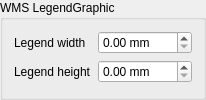
        <widget class="QgsCollapsibleGroupBoxBasic" name="mSymbolsColGroupBox_2">
         <property name="focusPolicy">
          <enum>Qt::StrongFocus</enum>
         </property>
         <property name="title">
          <string>WMS LegendGraphic</string>
         </property>
         <property name="syncGroup" stdset="0">
          <string notr="true">composeritem</string>
         </property>
         <property name="collapsed" stdset="0">
          <bool>true</bool>
         </property>
         <layout class="QFormLayout" name="formLayout_5">
          <property name="fieldGrowthPolicy">
           <enum>QFormLayout::AllNonFixedFieldsGrow</enum>
          </property>
          <property name="labelAlignment">
           <set>Qt::AlignLeading|Qt::AlignLeft|Qt::AlignVCenter</set>
          </property>
          <item row="0" column="0">
           <widget class="QLabel" name="label_13">
            <property name="text">
             <string>Legend width</string>
            </property>
           </widget>
          </item>
          <item row="0" column="1">
           <widget class="QgsDoubleSpinBox" name="mWmsLegendWidthSpinBox">
            <property name="prefix">
             <string/>
            </property>
            <property name="suffix">
             <string> mm</string>
            </property>
            <property name="maximum">
             <double>9999.000000000000000</double>
            </property>
            <property name="showClearButton" stdset="0">
             <bool>false</bool>
            </property>
           </widget>
          </item>
          <item row="1" column="0">
           <widget class="QLabel" name="label_14">
            <property name="text">
             <string>Legend height</string>
            </property>
           </widget>
          </item>
          <item row="1" column="1">
           <widget class="QgsDoubleSpinBox" name="mWmsLegendHeightSpinBox">
            <property name="prefix">
             <string/>
            </property>
            <property name="suffix">
             <string> mm</string>
            </property>
            <property name="maximum">
             <double>9999.000000000000000</double>
            </property>
            <property name="showClearButton" stdset="0">
             <bool>false</bool>
            </property>
           </widget>
          </item>
         </layout>
        </widget>
